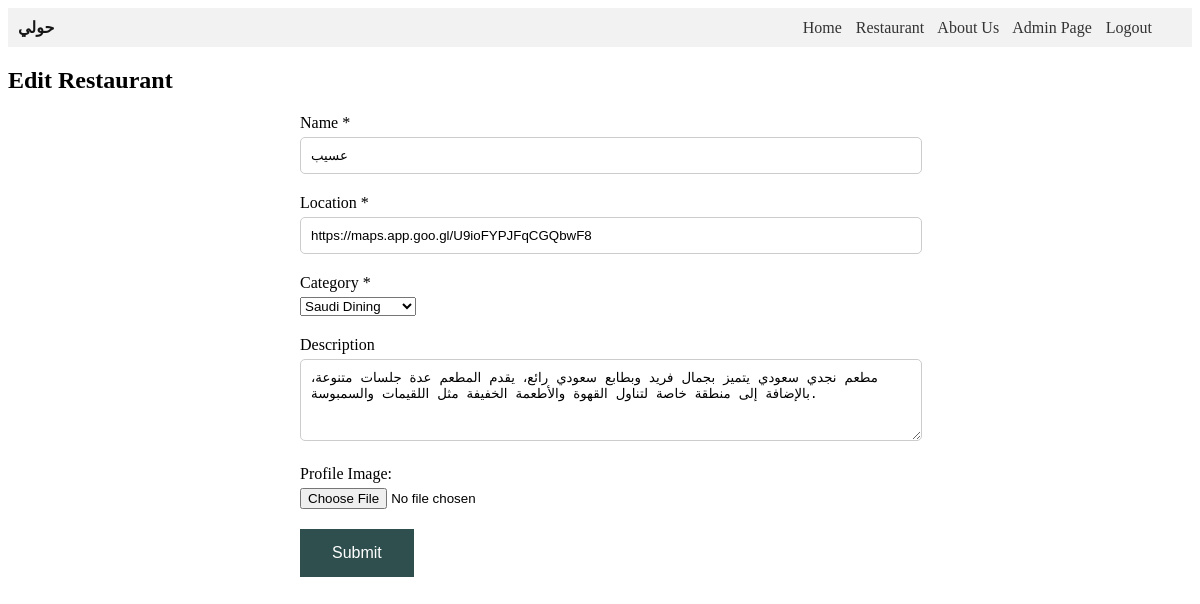
The app's page /rest-edit.php?id=1 with its own data.
### tables this page shows
CREATE TABLE `restaurant` (
  `id` int(11) NOT NULL,
  `category_id` int(11) NOT NULL,
  `name` varchar(100) NOT NULL,
  `location` varchar(256) NOT NULL,
  `description` text NOT NULL,
  `profile_img` blob NOT NULL
);

### db-connect.php (called while the page is built, shortened)
<?php
$dbname="it390_hawli";
$conn=false;
$message = "";
function executeQuery($query) {
	global $conn;
	$result = mysqli_query($conn, $query);
	if(!$result)
		$message = "Error," . mysqli_error($conn);
	else
		return $result;
}
?>

### data-access.php (called while the page is built, shortened)
<?php include_once("../include/db-connect.php"); ?>
<?php
function getRestaurntData($id) {
	$result = executeQuery("select * from restaurant where id = $id;");
   return $restaurant = mysqli_fetch_array($result);
}
?>

### business-logic.php (called while the page is built, shortened)
<?php include_once("../include/db-connect.php");
include("../data-access/data-access.php"); ?>
<?php
function getRest($id) {
    return getRestaurntData($id);
 }
?>

### rest-edit.php (the view, shortened to what this page needs)
<?php include_once("../include/db-connect.php");
include '../business-logic/business-logic.php';?>
<?php
$id = $_REQUEST['id'];
$restaurant = getRest($id);
?>
<!DOCTYPE html>
<html lang="en">
<head>
    <link rel="stylesheet" href="../css/style.css" type="text/css" />
</head>
<body>
    <div class="navbar">
        <div class="navbar-logo">حولي</div>
        <div class="navbar-links">
            <a href="index.php">Home</a>
            <a href="restaurants.php">Restaurant</a>
            <a href="about-us.php">About Us</a>
            <a href="admin-page.php">Admin Page</a>
            <a href="login.php">Logout</a>
        </div>
    </div>
    <div class="reveiw-form">
        <h2><strong> Edit Restaurant </strong> </h2>
        <?php
            if (isset($edited))
                echo "<h1>The restaurant has been edited.</h1>";
            else {
        ?>
        <form name="add_form" action="rest-edit.php?id=<?php echo $restaurant['id']; ?>" method="POST"
            enctype="multipart/form-data">
            <div class="form-group">
                <label for="name">Name *</label>
                <input type="text" id="name" name="name" placeholder="Name" value="<?php echo $restaurant['name']; ?>"
                    required>
            </div>
            <div class="form-group">
                <label for="location">Location *</label>
                <input type="text" id="location" name="location" placeholder="Location"
                    value="<?php echo $restaurant['location']; ?>" required>
            </div>
            <div class="form-group">
                <label for="category_id">Category *</label>
                <select class="text-field" name="category_id" id="category_id">
                    <option value="2" <?php if ($restaurant['category_id'] == 2) echo 'selected' ?>>Saudi Dining
                    </option>
                </select>
            </div>
            <div class="form-group">
                <label for="description">Description</label>
                <textarea id="description" name="description" rows="4" placeholder="Write item description"
                    required><?php echo $restaurant['description']; ?></textarea>
            </div>
            <div class="form-group">
                <label for="profile_img">Profile Image:</label>
                <input type="file" id="file" name="profile_img">
            </div>
            <input class="button" id="add" type="submit" value="Submit">
        </form>
        <?php } ?>
    </div>
</body>
</html>

### style.css (style rules this page uses)
.navbar { background-color: #333; color: #161616; padding: 10px; }
.navbar a { color: #fff; margin-right: 10px; text-decoration: none; }
.navbar { display: flex; align-items: center; padding: 10px; background-color: #f2f2f2; margin-bottom: 15px; }
.navbar-logo { font-weight: bold; margin-right: auto; }
.navbar-links { margin-right: 20px; }
.navbar-links a { margin-right: 10px; text-decoration: none; color: #333; }
.reveiw-form form { width: 600px; margin: auto; }
form { width: 100%; }
.form-group { margin-bottom: 20px; }
.form-group label { display: block; margin-bottom: 5px; }
.form-group input[type="text"], .form-group input[type="number"], .form-group input[type="email"], .form-group input[type="password"] { width: 100%; padding: 10px; border-radius: 5px; border: 1px solid #ccc; }
.form-group textarea { width: 100%; padding: 10px; border-radius: 5px; border: 1px solid #ccc; }
.button { background-color: darkslategray; border: none; color: white; padding: 15px 32px; text-align: center; text-decoration: none; display: inline-block; font-size: 16px; }

### records on screen
restaurant: name "عسيب", location "https://maps.app.goo.gl/U9ioFYPJFqCGQbwF8", category_id "Saudi Dining", description "مطعم نجدي سعودي يتميز بجمال فريد وبطابع سعودي رائع، يقدم المطعم عدة جلسات متنوعة، بالإضافة إلى منطقة خاصة لتناول القهوة والأطعمة الخفيفة مثل اللقيمات والسمبوسة."
